Frame 1 (no input): blank canvas, image omitted
Frame 60 (no input): blank canvas, image omitted
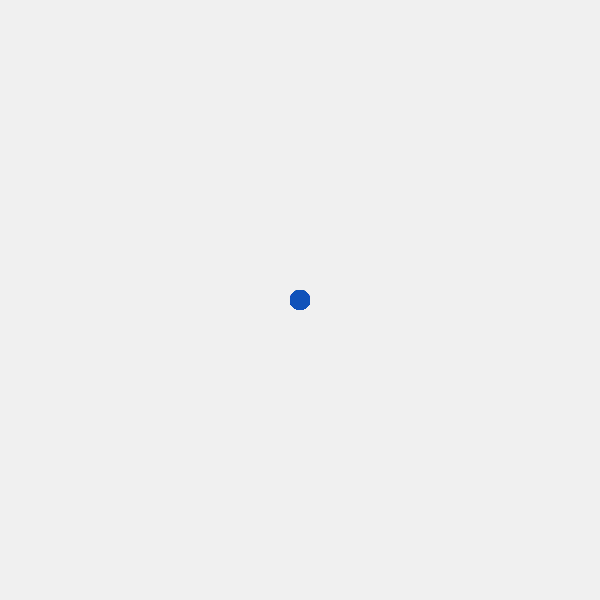
Frame 120 (the mouse pressed at the canvas centre since frame 60)

The p5.js sketch whose frames 1 and 60 were blank and that drew this single picture after the mouse press (run headless with seeded random() and noise() and a simulated clock; from frame 60 on, the mouse is pressed at the canvas centre):

// p5.js sketch
// ── sketch.js
// DM2008 — Activity 3b
// (Painting App, 50 min)

// 1) Palette + size
const palette = ["#0F52BA", "#3c78d8", "#A7C7E7", "#eeeeee"];
let colorIndex = 0;
let sizeVal = 20;

// 2) Brush registry (array of functions)
const brushes = [brushCircle, brushSquare, brushStreak];
let currentBrush = 0; // 0, 1, or 2

function setup() {
  createCanvas(600, 600);
  background(240);
  rectMode(CENTER);
}

function draw() {
  // paint only while mouse is held
  if (mouseIsPressed) {
    const col = palette[colorIndex];
    // call the selected brush function
    brushes[currentBrush](mouseX, mouseY, col, sizeVal);
  }
}

// 3) Brush functions (students can customize/extend)
function brushCircle(x, y, c, s) {
  noStroke();
  fill(c);
  ellipse(x, y, s);
}

function brushSquare(x, y, c, s) {
  push();
  translate(x, y);
  noStroke();
  fill(c);
  rect(0, 0, s, s);
  pop();
}

function brushStreak(x, y, c, s) {
  stroke(c);
  strokeWeight(max(2, s / 8));
  point(x, y);
}

// 4) Brush UI: select brush, cycle color, change size, clear
function keyPressed() {
  switch (key) {
    case "1":
      currentBrush = 0; // circle
      console.log("Pressed 1 -> circle brush")
      break;
    case "2":
      currentBrush = 1; // square
      console.log("Pressed 2 -> square brush")
      break;
    case "3":
      currentBrush = 2; // streak
      console.log("Pressed 3 -> streak brush")
      break;
  }
  if (key == "C" || key == "c") {
    colorIndex = (colorIndex + 1) % palette.length; // cycle color
    console.log("color is now: " + colorIndex);
  }
  if (key == "+" || key == "=") {
    sizeVal += 4;
  }
  if (key == "-" || key == "_") {
    sizeVal = max(4, sizeVal - 4);
  }
  if (key == "X" || key == "x") {
    background(240); // clear canvas
  }
  if (key == "E" || key == "e") {
    colorIndex = 3;
    console.log("eraser mode")
  }

  // TODO: add an 'E' (eraser) mode by painting with background color
  // e.g., if eraserMode, use color(240) instead of palette[colorIndex]
}
